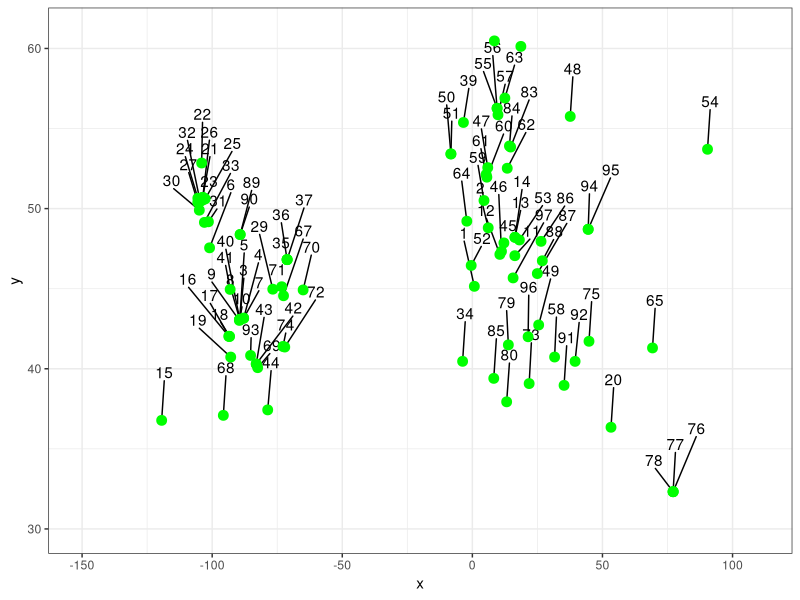

Recreate this plot in R. (Note: this script raises an error after producing the figure.)
library(ggplot2)
library(ggrepel)
library(dplyr)
library(grid)



# Function: get the x and y positions of a single ggrepel label
get.xy.pos.labs <- function(n) {
  grb <- grid.get(n)
  data.frame(
    x = xrg[1]+diff(xrg)*convertX(grb$x, "native", valueOnly = TRUE),
    y = yrg[1]+diff(yrg)*convertY(grb$y, "native", valueOnly = TRUE)
  )
}


# Reading dataset
d <- read.table("samples_locations.txt", sep = "\t", header = TRUE, na.strings = "NA")
head(d)
x = d$Longitude
y = d$Latitude
ShortSci = d$ID
df <- data.frame(x = x, y = y, z = as.factor(ShortSci))




# Running simulations for N America and Euroasia

fd <- df %>% filter(z != '81' & z != '82' & z != '28')

p1 <- ggplot(data = fd, aes(x = x, y = y)) + theme_bw() + 
  scale_x_continuous(limits = c(-150, 110)) +
  scale_y_continuous(limits = c(30, 61)) +
  geom_text_repel(aes(label = z), 
                  box.padding = unit(0.1, "lines"),
                  nudge_y = 3,
                  nudge_x = 1,
                  force=0.9,
                  point.padding = 0.1) +
  geom_point(colour = "green", size = 3)
p1

## Get x and y plot ranges
ggp1 <- ggplot_build(p1)
xrg <- ggp1$layout$panel_params[[1]]$x.range
yrg <- ggp1$layout$panel_params[[1]]$y.range

grid.force()
kids <- childNames(grid.get("textrepeltree", grep = TRUE))

## Get positions of all ggrepel labels
dts <- do.call(rbind, lapply(kids, get.xy.pos.labs))
dts$lab <- fd$z
print(dts)



# Running simulations for New Zealand

fz <- df %>% filter(z == '81' | z == '82')

p2 <- ggplot(data = fz, aes(x = x, y = y)) + theme_bw() + 
  scale_x_continuous(limits = c(150, 200)) +
  scale_y_continuous(limits = c(-50, -20)) +
  geom_text_repel(aes(label = z), 
                  box.padding = unit(0.6, "lines"),
                  nudge_y = 3) +
  geom_point(colour = "green", size = 3)
p2

## Get x and y plot ranges
ggp2 <- ggplot_build(p2)
xrg <- ggp2$layout$panel_params[[1]]$x.range
yrg <- ggp2$layout$panel_params[[1]]$y.range

grid.force()
kids2 <- childNames(grid.get("textrepeltree", grep = TRUE))

## Get positions of all ggrepel labels
dts2 <- do.call(rbind, lapply(kids2, get.xy.pos.labs))
dts2$lab <- fz$z
print(dts2)



# Concatenating two datasets

DTS <- rbind(dts, dts2)

write.table(DTS,file = "simulated_coords.txt", sep="\t", col.names = TRUE, row.names = FALSE)
